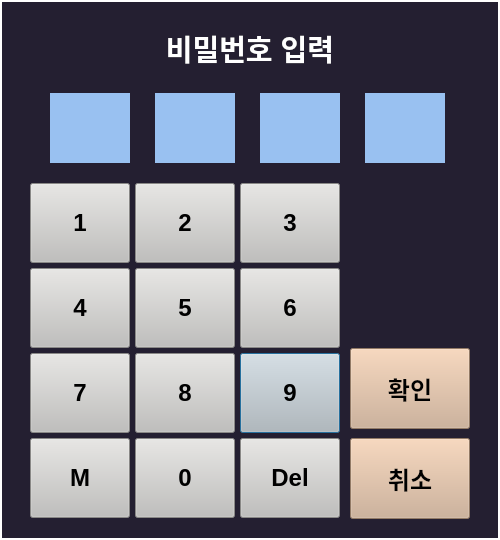
<?xml version="1.0" encoding="UTF-8"?>
<ui version="4.0">
 <class>DialogPassword</class>
 <widget class="QDialog" name="DialogPassword">
  <property name="geometry">
   <rect>
    <x>0</x>
    <y>0</y>
    <width>500</width>
    <height>540</height>
   </rect>
  </property>
  <property name="windowTitle">
   <string>Dialog</string>
  </property>
  <property name="styleSheet">
   <string notr="true">background-color: rgb(36, 31, 49);
border-color: rgb(255, 255, 255);</string>
  </property>
  <widget class="QLabel" name="label_P1">
   <property name="geometry">
    <rect>
     <x>50</x>
     <y>93</y>
     <width>80</width>
     <height>70</height>
    </rect>
   </property>
   <property name="font">
    <font>
     <pointsize>20</pointsize>
     <weight>75</weight>
     <bold>true</bold>
    </font>
   </property>
   <property name="styleSheet">
    <string notr="true">color: rgb(61, 56, 70);
background-color: rgb(153, 193, 241);
</string>
   </property>
   <property name="text">
    <string/>
   </property>
   <property name="alignment">
    <set>Qt::AlignCenter</set>
   </property>
  </widget>
  <widget class="QLabel" name="label">
   <property name="geometry">
    <rect>
     <x>0</x>
     <y>0</y>
     <width>500</width>
     <height>540</height>
    </rect>
   </property>
   <property name="styleSheet">
    <string notr="true">border: 2px solid white;
color: rgb(255, 255, 255);</string>
   </property>
   <property name="text">
    <string/>
   </property>
  </widget>
  <widget class="QPushButton" name="Button_9">
   <property name="enabled">
    <bool>true</bool>
   </property>
   <property name="geometry">
    <rect>
     <x>240</x>
     <y>353</y>
     <width>100</width>
     <height>80</height>
    </rect>
   </property>
   <property name="font">
    <font>
     <pointsize>18</pointsize>
     <weight>75</weight>
     <bold>true</bold>
    </font>
   </property>
   <property name="styleSheet">
    <string notr="true">background-color: rgb(192, 191, 188);
color: rgb(0, 0, 0);</string>
   </property>
   <property name="text">
    <string>9</string>
   </property>
  </widget>
  <widget class="QPushButton" name="Button_7">
   <property name="enabled">
    <bool>true</bool>
   </property>
   <property name="geometry">
    <rect>
     <x>30</x>
     <y>353</y>
     <width>100</width>
     <height>80</height>
    </rect>
   </property>
   <property name="font">
    <font>
     <pointsize>18</pointsize>
     <weight>75</weight>
     <bold>true</bold>
    </font>
   </property>
   <property name="styleSheet">
    <string notr="true">background-color: rgb(192, 191, 188);
color: rgb(0, 0, 0);</string>
   </property>
   <property name="text">
    <string>7</string>
   </property>
  </widget>
  <widget class="QPushButton" name="Button_4">
   <property name="enabled">
    <bool>true</bool>
   </property>
   <property name="geometry">
    <rect>
     <x>30</x>
     <y>268</y>
     <width>100</width>
     <height>80</height>
    </rect>
   </property>
   <property name="font">
    <font>
     <pointsize>18</pointsize>
     <weight>75</weight>
     <bold>true</bold>
    </font>
   </property>
   <property name="styleSheet">
    <string notr="true">background-color: rgb(192, 191, 188);
color: rgb(0, 0, 0);</string>
   </property>
   <property name="text">
    <string>4</string>
   </property>
  </widget>
  <widget class="QPushButton" name="Button_6">
   <property name="enabled">
    <bool>true</bool>
   </property>
   <property name="geometry">
    <rect>
     <x>240</x>
     <y>268</y>
     <width>100</width>
     <height>80</height>
    </rect>
   </property>
   <property name="font">
    <font>
     <pointsize>18</pointsize>
     <weight>75</weight>
     <bold>true</bold>
    </font>
   </property>
   <property name="styleSheet">
    <string notr="true">background-color: rgb(192, 191, 188);
color: rgb(0, 0, 0);</string>
   </property>
   <property name="text">
    <string>6</string>
   </property>
  </widget>
  <widget class="QPushButton" name="Button_2">
   <property name="enabled">
    <bool>true</bool>
   </property>
   <property name="geometry">
    <rect>
     <x>135</x>
     <y>183</y>
     <width>100</width>
     <height>80</height>
    </rect>
   </property>
   <property name="font">
    <font>
     <pointsize>18</pointsize>
     <weight>75</weight>
     <bold>true</bold>
    </font>
   </property>
   <property name="styleSheet">
    <string notr="true">background-color: rgb(192, 191, 188);
color: rgb(0, 0, 0);</string>
   </property>
   <property name="text">
    <string>2</string>
   </property>
  </widget>
  <widget class="QLabel" name="label_P4">
   <property name="geometry">
    <rect>
     <x>365</x>
     <y>93</y>
     <width>80</width>
     <height>70</height>
    </rect>
   </property>
   <property name="font">
    <font>
     <pointsize>20</pointsize>
     <weight>75</weight>
     <bold>true</bold>
    </font>
   </property>
   <property name="styleSheet">
    <string notr="true">color: rgb(61, 56, 70);
background-color: rgb(153, 193, 241);
</string>
   </property>
   <property name="text">
    <string/>
   </property>
   <property name="alignment">
    <set>Qt::AlignCenter</set>
   </property>
  </widget>
  <widget class="QPushButton" name="Button_0">
   <property name="enabled">
    <bool>true</bool>
   </property>
   <property name="geometry">
    <rect>
     <x>135</x>
     <y>438</y>
     <width>100</width>
     <height>80</height>
    </rect>
   </property>
   <property name="font">
    <font>
     <pointsize>18</pointsize>
     <weight>75</weight>
     <bold>true</bold>
    </font>
   </property>
   <property name="styleSheet">
    <string notr="true">background-color: rgb(192, 191, 188);
color: rgb(0, 0, 0);</string>
   </property>
   <property name="text">
    <string>0</string>
   </property>
  </widget>
  <widget class="QPushButton" name="Button_1">
   <property name="enabled">
    <bool>true</bool>
   </property>
   <property name="geometry">
    <rect>
     <x>30</x>
     <y>183</y>
     <width>100</width>
     <height>80</height>
    </rect>
   </property>
   <property name="font">
    <font>
     <family>Ubuntu</family>
     <pointsize>18</pointsize>
     <weight>75</weight>
     <bold>true</bold>
    </font>
   </property>
   <property name="styleSheet">
    <string notr="true">background-color: rgb(192, 191, 188);
color: rgb(0, 0, 0);</string>
   </property>
   <property name="text">
    <string>1</string>
   </property>
  </widget>
  <widget class="QPushButton" name="Button_8">
   <property name="enabled">
    <bool>true</bool>
   </property>
   <property name="geometry">
    <rect>
     <x>135</x>
     <y>353</y>
     <width>100</width>
     <height>80</height>
    </rect>
   </property>
   <property name="font">
    <font>
     <pointsize>18</pointsize>
     <weight>75</weight>
     <bold>true</bold>
    </font>
   </property>
   <property name="styleSheet">
    <string notr="true">background-color: rgb(192, 191, 188);
color: rgb(0, 0, 0);</string>
   </property>
   <property name="text">
    <string>8</string>
   </property>
  </widget>
  <widget class="QPushButton" name="Button_Not1">
   <property name="enabled">
    <bool>true</bool>
   </property>
   <property name="geometry">
    <rect>
     <x>30</x>
     <y>438</y>
     <width>100</width>
     <height>80</height>
    </rect>
   </property>
   <property name="font">
    <font>
     <pointsize>18</pointsize>
     <weight>75</weight>
     <bold>true</bold>
    </font>
   </property>
   <property name="styleSheet">
    <string notr="true">background-color: rgb(192, 191, 188);
color: rgb(0, 0, 0);</string>
   </property>
   <property name="text">
    <string>M</string>
   </property>
  </widget>
  <widget class="QLabel" name="label_P3">
   <property name="geometry">
    <rect>
     <x>260</x>
     <y>93</y>
     <width>80</width>
     <height>70</height>
    </rect>
   </property>
   <property name="font">
    <font>
     <pointsize>20</pointsize>
     <weight>75</weight>
     <bold>true</bold>
    </font>
   </property>
   <property name="styleSheet">
    <string notr="true">color: rgb(61, 56, 70);
background-color: rgb(153, 193, 241);
</string>
   </property>
   <property name="text">
    <string/>
   </property>
   <property name="alignment">
    <set>Qt::AlignCenter</set>
   </property>
  </widget>
  <widget class="QLabel" name="label_P2">
   <property name="geometry">
    <rect>
     <x>155</x>
     <y>93</y>
     <width>80</width>
     <height>70</height>
    </rect>
   </property>
   <property name="font">
    <font>
     <pointsize>20</pointsize>
     <weight>75</weight>
     <bold>true</bold>
    </font>
   </property>
   <property name="styleSheet">
    <string notr="true">color: rgb(61, 56, 70);
background-color: rgb(153, 193, 241);
</string>
   </property>
   <property name="text">
    <string/>
   </property>
   <property name="alignment">
    <set>Qt::AlignCenter</set>
   </property>
  </widget>
  <widget class="QLabel" name="label_Title">
   <property name="geometry">
    <rect>
     <x>50</x>
     <y>23</y>
     <width>400</width>
     <height>50</height>
    </rect>
   </property>
   <property name="font">
    <font>
     <pointsize>22</pointsize>
     <weight>75</weight>
     <bold>true</bold>
    </font>
   </property>
   <property name="styleSheet">
    <string notr="true">color: rgb(255, 255, 255);</string>
   </property>
   <property name="text">
    <string>비밀번호 입력</string>
   </property>
   <property name="alignment">
    <set>Qt::AlignCenter</set>
   </property>
  </widget>
  <widget class="QPushButton" name="Button_Enter">
   <property name="enabled">
    <bool>true</bool>
   </property>
   <property name="geometry">
    <rect>
     <x>350</x>
     <y>348</y>
     <width>120</width>
     <height>81</height>
    </rect>
   </property>
   <property name="font">
    <font>
     <family>Ubuntu</family>
     <pointsize>18</pointsize>
     <weight>75</weight>
     <bold>true</bold>
    </font>
   </property>
   <property name="styleSheet">
    <string notr="true">background-color: rgb(205, 171, 143);
color: rgb(0, 0, 0);</string>
   </property>
   <property name="text">
    <string>확인</string>
   </property>
  </widget>
  <widget class="QPushButton" name="Button_Del">
   <property name="enabled">
    <bool>true</bool>
   </property>
   <property name="geometry">
    <rect>
     <x>240</x>
     <y>438</y>
     <width>100</width>
     <height>80</height>
    </rect>
   </property>
   <property name="font">
    <font>
     <family>Ubuntu</family>
     <pointsize>18</pointsize>
     <weight>75</weight>
     <bold>true</bold>
    </font>
   </property>
   <property name="styleSheet">
    <string notr="true">background-color: rgb(192, 191, 188);
color: rgb(0, 0, 0);</string>
   </property>
   <property name="text">
    <string>Del</string>
   </property>
  </widget>
  <widget class="QPushButton" name="Button_3">
   <property name="enabled">
    <bool>true</bool>
   </property>
   <property name="geometry">
    <rect>
     <x>240</x>
     <y>183</y>
     <width>100</width>
     <height>80</height>
    </rect>
   </property>
   <property name="font">
    <font>
     <pointsize>18</pointsize>
     <weight>75</weight>
     <bold>true</bold>
    </font>
   </property>
   <property name="styleSheet">
    <string notr="true">background-color: rgb(192, 191, 188);
color: rgb(0, 0, 0);</string>
   </property>
   <property name="text">
    <string>3</string>
   </property>
  </widget>
  <widget class="QPushButton" name="Button_5">
   <property name="enabled">
    <bool>true</bool>
   </property>
   <property name="geometry">
    <rect>
     <x>135</x>
     <y>268</y>
     <width>100</width>
     <height>80</height>
    </rect>
   </property>
   <property name="font">
    <font>
     <pointsize>18</pointsize>
     <weight>75</weight>
     <bold>true</bold>
    </font>
   </property>
   <property name="styleSheet">
    <string notr="true">background-color: rgb(192, 191, 188);
color: rgb(0, 0, 0);</string>
   </property>
   <property name="text">
    <string>5</string>
   </property>
  </widget>
  <widget class="QPushButton" name="Button_Cancel">
   <property name="enabled">
    <bool>true</bool>
   </property>
   <property name="geometry">
    <rect>
     <x>350</x>
     <y>438</y>
     <width>120</width>
     <height>81</height>
    </rect>
   </property>
   <property name="font">
    <font>
     <family>Ubuntu</family>
     <pointsize>18</pointsize>
     <weight>75</weight>
     <bold>true</bold>
    </font>
   </property>
   <property name="styleSheet">
    <string notr="true">background-color: rgb(205, 171, 143);
color: rgb(0, 0, 0);</string>
   </property>
   <property name="text">
    <string>취소</string>
   </property>
  </widget>
  <zorder>label</zorder>
  <zorder>Button_9</zorder>
  <zorder>Button_7</zorder>
  <zorder>Button_4</zorder>
  <zorder>Button_6</zorder>
  <zorder>Button_2</zorder>
  <zorder>label_P4</zorder>
  <zorder>Button_0</zorder>
  <zorder>Button_1</zorder>
  <zorder>Button_8</zorder>
  <zorder>Button_Not1</zorder>
  <zorder>label_P3</zorder>
  <zorder>label_P2</zorder>
  <zorder>label_Title</zorder>
  <zorder>Button_Enter</zorder>
  <zorder>Button_Del</zorder>
  <zorder>Button_3</zorder>
  <zorder>Button_5</zorder>
  <zorder>label_P1</zorder>
  <zorder>Button_Cancel</zorder>
 </widget>
 <resources/>
 <connections/>
</ui>
